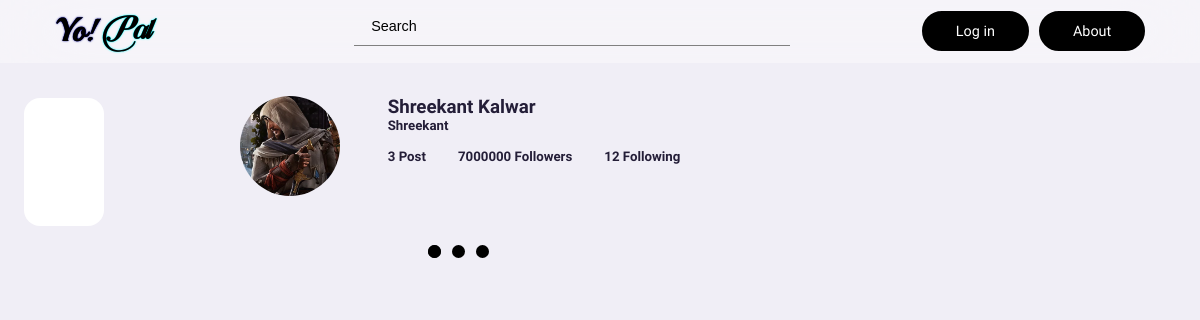
The page /profile.php?username=Shreekant on the database its author committed.
### tables this page shows
CREATE TABLE `useraccount` (
  `Fname` varchar(100) DEFAULT NULL,
  `Lname` varchar(100) DEFAULT NULL,
  `Username` varchar(100) DEFAULT NULL,
  `Email` varchar(200) NOT NULL,
  `Password` varchar(100) DEFAULT NULL,
  `Date_of_birth` date DEFAULT NULL,
  `Gender` char(1) DEFAULT NULL,
  `Contact` bigint(10) NOT NULL,
  `DPsrc` varchar(300) DEFAULT NULL,
  `Followers` bigint(20) DEFAULT NULL,
  `Followings` bigint(20) DEFAULT NULL,
  `PostsCount` bigint(20) DEFAULT NULL,
  `DeletedPosts` bigint(20) DEFAULT NULL,
  `StoriesCount` bigint(20) DEFAULT NULL,
  `DeletedStories` bigint(20) DEFAULT NULL
);

### profile.php (the view, shortened to what this page needs)
<?php
 require_once('auth/check_login.php');
?>
<!DOCTYPE html>
<html lang="en">
  <head>
    <link
      rel="stylesheet"
      href="https://unicons.iconscout.com/release/v2.1.6/css/unicons.css"
    />
    <link rel="stylesheet" href="Styles/style.css?<?php echo time(); ?>" />
    <link rel="stylesheet" href="search/searchstyle.css?<?php echo time(); ?>" />
    <?php if(!isset($_SESSION["email"])){?><link rel="stylesheet" href="Styles/guest.css?<?php echo time(); ?>" /><?php } ?>
  </head>
  <body>
    <div id='website-content' style="display: none;">
    <nav>
      <div class="container">
        <span class="logo">
          <h2 class="logo1">Yo!</h2>
          <h2 class="logo2">Pal</h2>
        </span>
        <div class="searchBarContainer">
            <div class="search-bar">
              <input type="text" Placeholder="Search" id="live_search" autocomplete="off">
            </div>
          </div>
          <?php
          if(!isset($_SESSION['email'])){?>
          <div class="SignUp">
            <a href="auth/signin.php">Log in</a>
            <a href="about.html">About</a>
          </div>
          <?php
          }
          ?>
      </div>
    </nav>
    <main>
      <div class="container">
        <div class="left">
          <div class="sidebar">
            <a href="index.php" class="menu-item">
              <span><i class="uil uil-home"></i></span>
            </a>
            <a href="settings.php" class="menu-item">
              <span><i class="uil uil-setting"></i></span>
            </a>
          </div>
        </div>
        <div class="middle">
          <div class="profileInfo">
            <?php
                $profileusername=$_GET['username'];
                $queryPostCount="SELECT * from userAccount where Username='$profileusername'";
                $postCountResult=mysqli_query($conn, $queryPostCount);
                $rowPostCount=mysqli_fetch_assoc($postCountResult);
                $currPostCount=$rowPostCount['PostsCount'];
                $currFollowers=$rowPostCount['Followers'];
                $currFollowings=$rowPostCount['Followings'];
                if($rowPostCount['DPsrc']!=NULL){
                  $profiledp=$rowPostCount['DPsrc'];
                }
                else{
                  $profiledp="Resources/images/defaultDp.jpeg";
                }
                $profileName=$rowPostCount['Fname'].' '.$rowPostCount['Lname'];
            ?>
            <div class="profilePicture">
              <img src="<?php echo $profiledp; ?>" >
            </div>
            <div class="userDetails">
              <div class="Username">
                <h3><?php echo $profileName; ?> </h3>
                <h5><?php echo $profileusername; ?> </h5>
              </div>
              <div class="followersInfo">
                <h5><?php echo $currPostCount; ?> Post</h5>
                <h5 id="followers"><?php echo $currFollowers;?> Followers</h5>
                <h5 id= "following"><?php echo $currFollowings;?> Following</h5>
              </div>
            </div>
          </div>
            <div class="spinner-container" id="loader">
              <div class="lds-ellipsis"><div></div><div></div><div></div><div></div></div>
            </div>
      </div>
    </main>
  </body>
</html>

### search/searchstyle.css (style rules this page uses)
* { margin: 0; padding: 0; outline: 0; box-sizing: border-box; text-decoration: none; list-style: none; border: none; }

### profile.php (style rules this page uses)
.profileInfo { display: flex; justify-content: center; }
.middle { display: flex; flex-direction: column; }
.profileInfo .userDetails { display: flex; flex-direction: column; margin-left: 3em; }
.profileInfo .profilePicture { width: 100px; height: 100px; border-radius: 50%; overflow: hidden; display: flex; align-items: center; justify-content: center; }
.profileInfo .profilePicture img { width: 100%; height: 100%; object-fit: cover; }
.profileInfo .followersInfo { display: flex; flex-direction: row; gap: 2em; margin-top: 1em; }
#following { cursor: pointer; user-select: none; }
#followers { cursor: pointer; user-select: none; }

### rows shown on the page
useraccount: DPsrc (picture), profileName "Shreekant Kalwar", PostsCount "3", Followers "7000000", Followings "12"

### other values the page prints
$profileusername "Shreekant"
